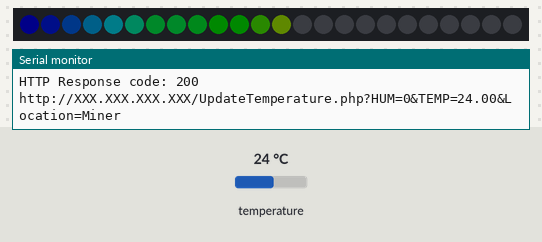
Recording of a sketch running on a simulated ESP32. Parts: 24 RGB LEDs in strip order, left to right, the last lines printed to the serial monitor. The inputs (shaded band) are chosen by the test bench; at power-on: temperature 24 °C. Dim RGB values are drawn brighter than linear; WiFi joins after 1.5 s; servers stay silent unless stated; uploads are accepted with an empty reply.

Above: at 2.7 s.
2.8 s: temperature set to 12 °C
At 5.2 s:
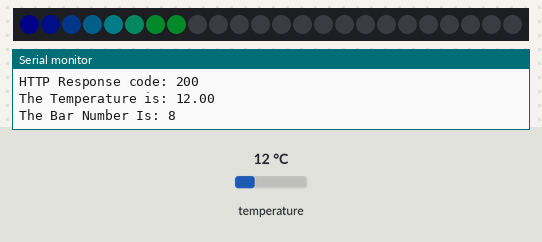
5.5 s: temperature set to 28 °C
At 7.2 s:
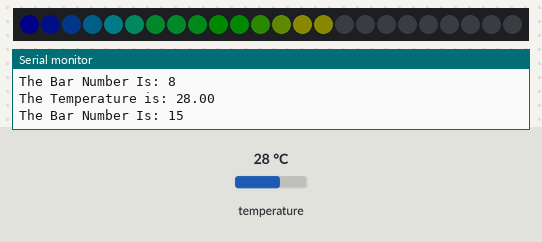
8.0 s: temperature set to 33 °C
At 10.3 s:
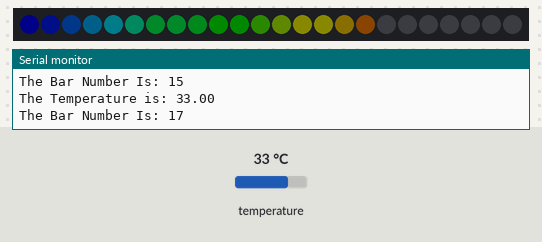
10.6 s: temperature set to 41 °C
At 12.1 s:
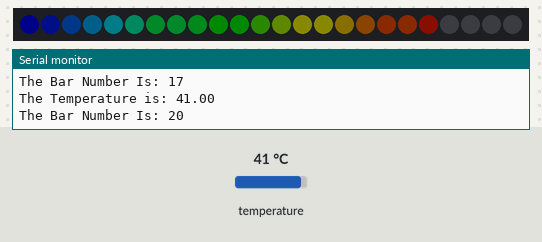
Timing chart, 0 to 13.6 s (numbered marks = the images above; inputs shaded):
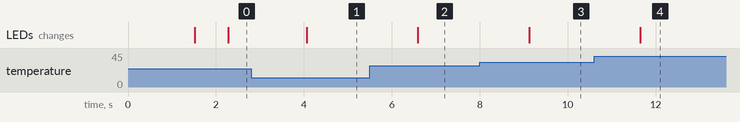

The sketch:

code_Wi-Fi.ino
```cpp
/******************************************************************************************/
// This is a simple room thermometer using LED Strips                                     //
// Author  : Ash Adhikari                                                                 //
// Email   : tarantula3@gmail.com                                                         //
// YouTube : https://www.youtube.com/@CrazyCoupleDIY                                      //
// Blog    : http://diy-projects4u.blogspot.com/                                          //
/******************************************************************************************/

#include <OneWire.h>
#include <esp_wifi.h>
#include <Adafruit_NeoPixel.h>
#include <DallasTemperature.h>

#define PIN 4           // WS2812B data pin
#define ONE_WIRE_BUS 3  // DS18B20 data pin
#define NUM_LEDS 24     // Number of LEDs

OneWire oneWire(ONE_WIRE_BUS);
DallasTemperature sensors(&oneWire);
Adafruit_NeoPixel strip(NUM_LEDS, PIN, NEO_GRB + NEO_KHZ800);

// Temperature Range
const float MIN_TEMP = -10.0;   // Minimum temperature (°C)
const float MAX_TEMP =  50.0;   // Maximum temperature (°C)
float Celcius        =  0;
int RunOnce          =  0;      // Variable that helps it to

// Pre-computed colors for maximum speed
const uint32_t WHEEL_24_PALETTE[24] = {
    0x0000FF, 0x0128FF, 0x0264FF, 0x03B7FF, // Blue to Cyans
    0x04DBFF, 0x04FFAD, 0x00FF55, 0x00FF55, // Cyan to Green
    0x03FF31, 0x00FF00, 0x00FF00, 0x55FF00, // Green
    0xAAFF00, 0xFFFF00, 0xFDFF07, 0xFFC708, // Yellow to green
    0xFF8106, 0xFF5500, 0xFF5500, 0xFF2D17, // Orange to Yellow
    0xFF2D17, 0xFF0000, 0xFF0000, 0xB30000  // Red to Orange
};
void displayRainbow( int HowMany ) {
    for(int i=0; i<HowMany; i++)
      strip.setPixelColor(i, WHEEL_24_PALETTE[i % 24]);
    strip.show();
};

// Setting up Wi-Fi parameters
#include <WiFi.h>
#include <HTTPClient.h>
const char* WIFI_SSID    = "XXXXXX";      // Your SSID
const char* WIFI_PWD     = "XXXXXX";      // Your Password
int StatusCounter        = 0;
unsigned long timerDelay = 1800000;       // Timer set to 30 minutes (1800000) or 1 Minute (60000)
unsigned long lastTime   = 0;             // Previous state

String URLUpdateStatus  = "http://XXX.XXX.XXX.XXX/UpdateStatus.php";
String URLUpdateTemp    = "http://XXX.XXX.XXX.XXX/UpdateTemperature.php";


void setup() {
    // Set max TX power to 8.5 dBm (the most stable value reported by users)
    esp_wifi_set_max_tx_power(WIFI_POWER_8_5dBm);

    Serial.begin(9600); // Turn on serial monitor

    // Connect to the Wi-Fi Network
    WiFi.begin(WIFI_SSID, WIFI_PWD);
    while (WiFi.status() != WL_CONNECTED) {
        delay(500);
        Serial.print(".");
    };
    Serial.println("\nWiFi connected");
    Serial.print("IP address: "); Serial.println(WiFi.localIP());

    strip.begin();
    strip.clear();
    strip.show();
    strip.setBrightness(10);
    sensors.begin();
};


void loop() {
    strip.clear();
    sensors.requestTemperatures();
    Celcius = sensors.getTempCByIndex(0);
    Serial.print("The Temperature is: ");
    Serial.println(Celcius);

    int BAR = map(Celcius, MIN_TEMP, MAX_TEMP, 0, NUM_LEDS);
    displayRainbow(BAR);
    Serial.print("The Bar Number Is: ");
    Serial.println(BAR);

    /** Run Once **/
    if(RunOnce == 0){ SendIamAlive(); SendTemperature(); RunOnce = 1; };

    /** Sending Humidity and temperature every 30 minutes **/
    if((millis() - lastTime) > timerDelay){ Serial.println("Sending Temp and Humidity"); SendTemperature(); lastTime = millis(); };

    /** Sending I am alive message every minute **/
    if((millis() - StatusCounter) > 60000){ Serial.println("Sending Heartbeat"); SendIamAlive(); StatusCounter = millis(); };

    delay(500);
};


//// This function is used to send heartbeats to the Raspberry Pi Home Server
void SendIamAlive(){
  WiFiConnect( URLUpdateStatus, String("?Token=32432dewfd435zft56he5d") + String("&Location=Miner") );
};

//// Function that sends Temperature and Humidity info to the server
void SendTemperature() {
  WiFiConnect( URLUpdateTemp, String("?HUM=0") + String("&TEMP=") + Celcius + String("&Location=Miner") );
};

//// Function that establishes a wireless connection and sends the data to the server
void WiFiConnect( String URL, String Querystring) {
  if(WiFi.status()== WL_CONNECTED) {
      WiFiClient client;
      HTTPClient http;
      String serverPath = URL + Querystring;
      Serial.println(serverPath);

      http.begin(client, serverPath.c_str());
      int httpResponseCode = http.GET();      // Send HTTP GET request

      if (httpResponseCode>0) {
        Serial.print("HTTP Response code: "); Serial.println(httpResponseCode);
      } else {
        Serial.print("Error code: "); Serial.println(httpResponseCode);
        /** Reboot the device if device is unable to contact the server **/
        ESP.restart();
      };
      http.end();                            // End the connection
  } else {
    Serial.println("WiFi Disconnected");
  };
};
```

Measured:
- after the input at 2.8 s, the LEDs: change after 1.3 s (image 1)
- after the input at 5.5 s, the LEDs: change after 1.1 s (image 2)
- after the input at 8.0 s, the LEDs: change after 1.1 s (image 3)
- after the input at 10.6 s, the LEDs: change after 1.1 s (image 4)
